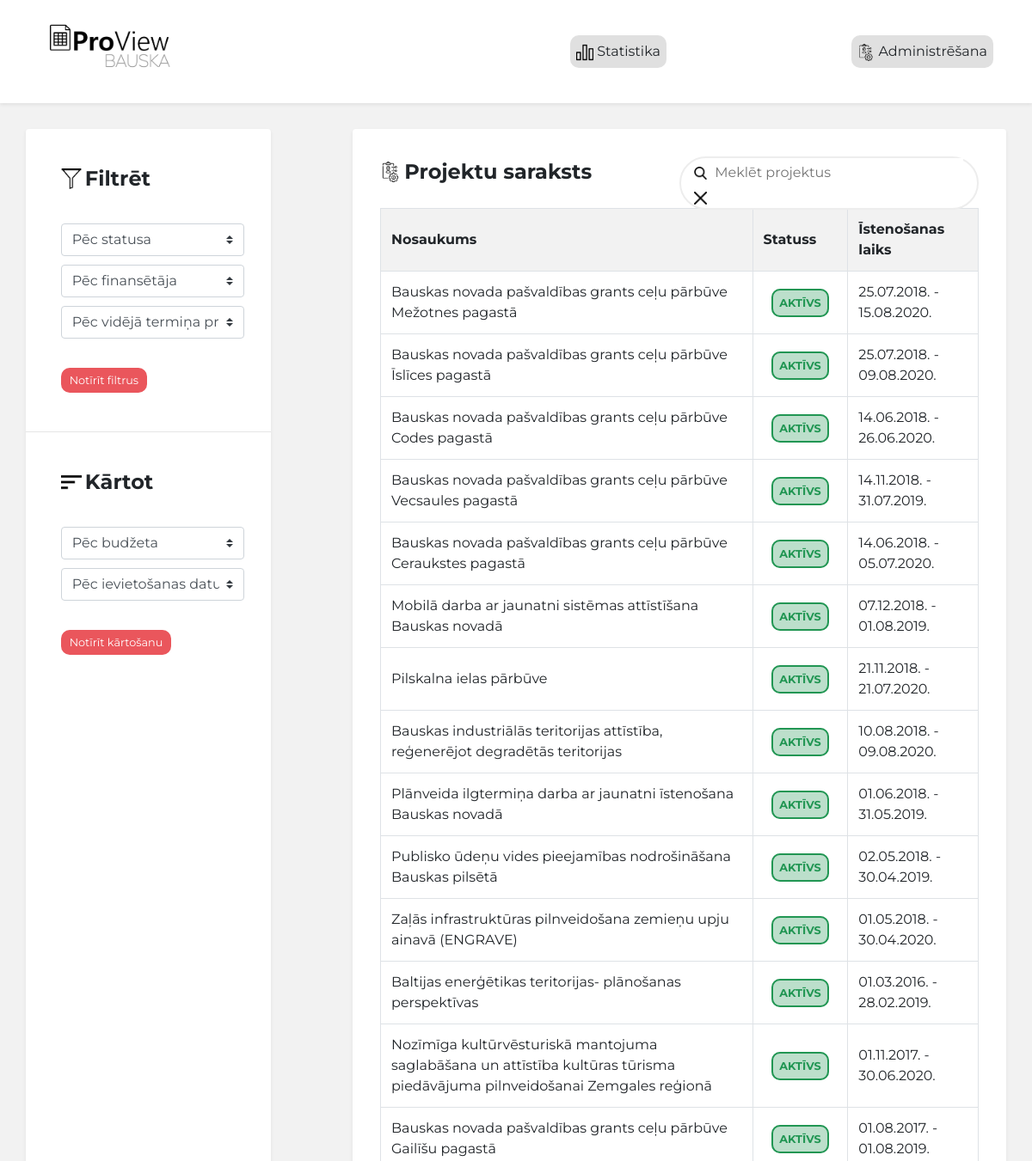
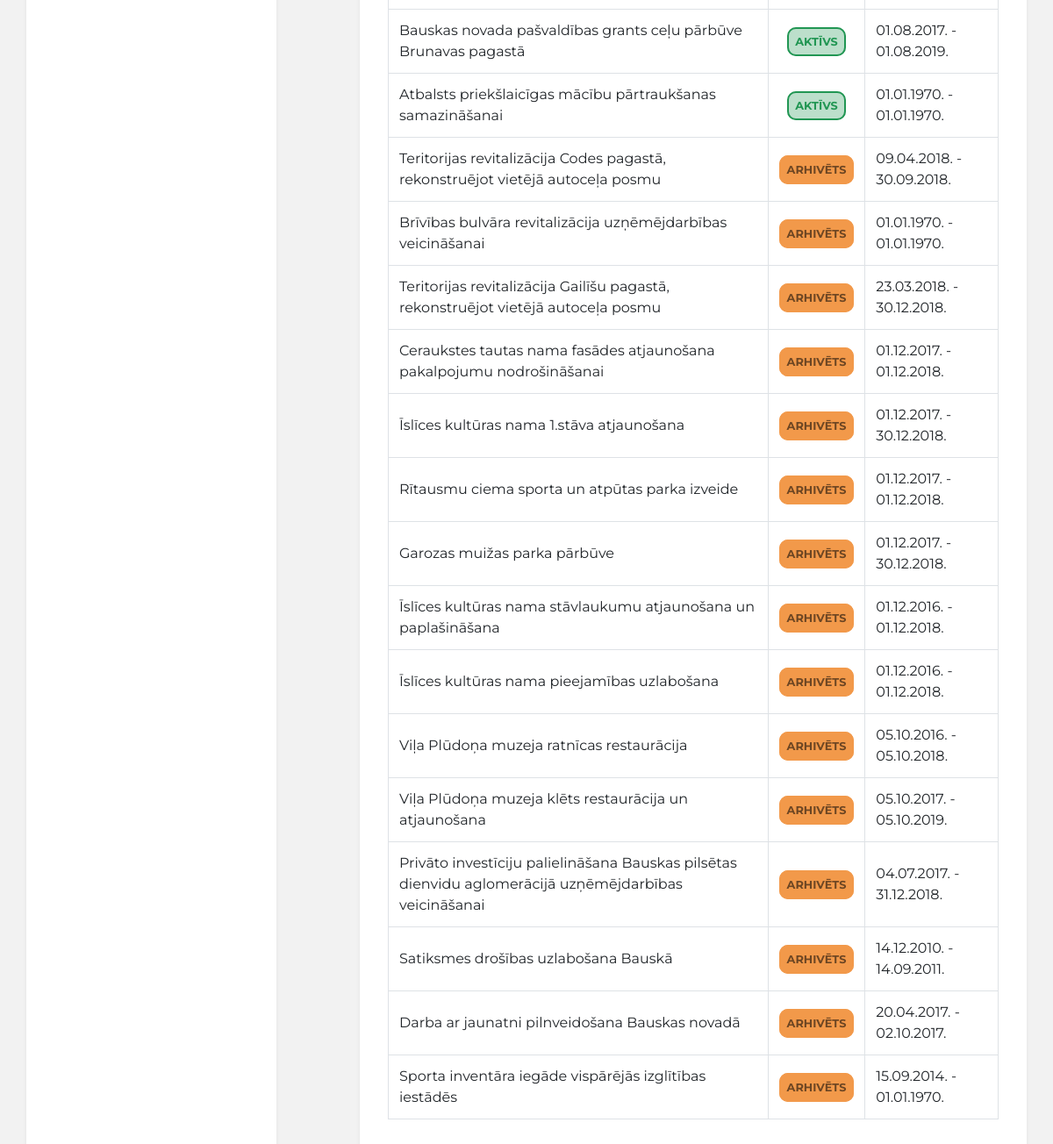
The page / on the database its author committed (2 pictures, top to bottom).
### tables this page shows
CREATE TABLE IF NOT EXISTS `projekti` (
  `ID` int(11) NOT NULL AUTO_INCREMENT,
  `Name` text NOT NULL,
  `Financer` text NOT NULL,
  `Status` text NOT NULL,
  `Category` text,
  `Number` text,
  `SAM` text,
  `Budget` bigint(11) DEFAULT NULL,
  `Purpose` text,
  `Activities` text,
  `StartDate` date DEFAULT NULL,
  `FinishDate` date DEFAULT NULL,
  `CoordinatorName` text,
  `CoordinatorContacts` text,
  `CoordinatorEmail` text,
  `BudgetSpent` bigint(11) DEFAULT '0',
  `Entry` datetime NOT NULL DEFAULT CURRENT_TIMESTAMP,
  PRIMARY KEY (`ID`),
  KEY `ID` (`ID`)
);

### functions/function.php (called while the page is built, shortened)
<?php
  require_once "connect.php";
  function getProjects($id) {
    global $mysqli;
    if($id){
      $query = "SELECT * FROM projekti WHERE ID = ".$id;
    } else {
      $query = "SELECT * FROM projekti";
    }
    $result = mysqli_query($mysqli, $query);
    if(!$id){
      return resultToArray($result);
    }else{
      return mysqli_fetch_assoc($result);
    };
  };
  function resultToArray($result){
    $array = array();
    while ($row = mysqli_fetch_assoc($result)) {
      $array[] = $row;
    };
    return $array;
  }
 ?>

### index.php (the view, shortened to what this page needs)
<!DOCTYPE html>
<html>
	<head>
		<?php session_start();
		if(!isset($_SESSION['UserData']['Username'])){
			$auth = false;
		}
		?>
		<link rel="stylesheet" href="https://stackpath.bootstrapcdn.com/bootstrap/4.3.1/css/bootstrap.min.css">
		<link rel="stylesheet" href="style.css">
		<?php
			require_once "functions/function.php";
			$projects = getProjects("");
		?>
	</head>
	<body>
		<header class="shadow-sm">
			<div class="container">
				<div class="row">
					<div class="col">
						<a class="header-logo" href="/">
							<img src="/ProView Bauska Logo - Final.png" class="header-logo" alt="Logo">
						</a>
					</div>
					<div class="col">
						<div class='header-right admin-button' onclick='window.location="/overallStatistics.php"'>
							<img src='Design/Icons/statistical.png' class='admin-icon' alt='Stats icon'>
							Statistika
						</div>
					</div>
					<div class="col">
						<?php if($auth){
							$link = 'window.location="/logout.php"';
							echo  "<div class='header-right admin-button' onclick='$link'>
									<img src='Design/Icons/logout.png' class='admin-icon' alt='Logout icon'>
									Iziet
						  			</div>";
						}else{
							$link = 'window.location="/login.php"';
							echo  "<div class='header-right admin-button' onclick='$link'>
									<img src='Design/Icons/management (1).png' class='admin-icon' alt='Management icon'>
									Administrēšana
						  			</div>";
						} ?>
					</div>
				</div>
		</header>
		<div class="container">
			<div class="row">
				<div class="col-md-3 shadow-sm p-3 mb-5 bg-white rounded no-margin">
					<div class="select-container">
						<div>
							<form method="post" id="filtering">
								<div class="title-container">
									<img src="Design/Icons/funnel-outline.png" class="img-style" alt="Funnel icon">
									<span class="title-style">Filtrēt</span>
								</div>
								<br>
								<select class="custom-select" size="1" name="status" onchange="filtersubmit()">
									<option value='' selected>Pēc statusa</option>
								</select>
								<select class="custom-select" size="1" name="financer" onchange="filtersubmit()">
									<option value='' selected>Pēc finansētāja</option>
								</select>
								<select class="custom-select" size="1" name="category" onchange="filtersubmit()">
									<option value='' selected>Pēc vidējā termiņa prioritātes</option>
								</select>
							</form>
							<br>
							<form method="post">
								<input type="submit" class="clear-button" value="Notīrīt filtrus">
							</form>
							<br>
						</div>
					</div>
					<hr>
					<div class="select-container">
						<div>
							<form method="post" id="sorting">
								<div class="title-container">
									<img src="Design/Icons/sort-button-with-three-lines.png" class="img-style" alt="Sort icon">
									<span class="title-style">Kārtot</span>
								</div>
								<br>
								<select class="custom-select" size="1" name="budgetsort" onchange="sortsubmit()">
									<option value='' selected>Pēc budžeta</option>
								</select>
								<select class="custom-select" size="1" name="entrysort" onchange="sortsubmit()">
									<option value='' selected>Pēc ievietošanas datuma</option>
								</select>
							</form>
							<br>
							<form method="post">
								<input type="submit" class="clear-button" value="Notīrīt kārtošanu">
							</form>
							<br>
							<br>
						</div>
					</div>
				</div>
				<div class="col-md-8 offset-md-1 shadow-sm p-3 mb-5 bg-white rounded table-column">
					<div class="container">
						<div class="row">
							<div class="col-sm align-self-start col2-style">
								<img src="Design/Icons/management (1).png" class="img-style" alt="Management icon">
								<span class="title-style">Projektu saraksts</span>
							</div>
							<div class="col-sm align-self-end col2-style">
								<form method="post">
									<div class="search-container">
										<img src="Design/Icons/search.png" class="search-icon" alt="Search icon">
										<input type="text" class="search-form" placeholder="Meklēt projektus" name="search" value="<?php echo isset($_POST['search']) ? $_POST['search'] : '' ?>" maxlength="65534">
										<img src="Design/Icons/clear.png" class="clear-icon" alt="Clear icon" onclick="clearsearch()">
									</div>
								</form>
							</div>
						</div>
					</div>
					<div class="table-responsive-sm">
						<table class="table table-bordered table-hover">
							<tr class="header">
								<th class="align-middle">Nosaukums</th>
								<th class="align-middle">Statuss</th>
								<th class="align-middle">Īstenošanas laiks</th>
							</tr>
							<?php
								for ($i = 0; $i<count($projects); $i++){
									echo "<tr class='entry'>";
									echo "<td class='align-middle' data-href='/individualAbout.php?id=".$projects[$i]["ID"]."'>", $projects[$i]["Name"], "</td>";
									switch ($projects[$i]["Status"]) {
										case 'Aktīvs':
											$background = "rgb(33, 150, 83, 0.3)";
											$border = "#219653";
											$color = "#219653";
											break;
										case 'Arhivēts':
											$background = "#F2994A";
											$border = "#F2994A";
											$color = "#6D4623";
											break;
									}
									echo "<td class='project-status align-middle text-center' data-href='/individualAbout.php?id=".$projects[$i]["ID"]."'><span class='status-text' style='background:" . $background . "; border: 2px solid " . $border . "; color: " . $color . "'>".$projects[$i]["Status"]."</span></td>";
									echo "<td class='align-middle' data-href='/individualAbout.php?id=".$projects[$i]["ID"]."'>".date("d.m.Y.", strtotime($projects[$i]["StartDate"])), " - ", date("d.m.Y.", strtotime($projects[$i]["FinishDate"])),"</td>";
									echo "</tr>";
								};
							?>
						</table>
					</div>
				</div>
			</div>
		</div>
	</body>
</html>

### style.css (style rules this page uses)
html, body { margin: 0; background: #F2F2F2; font-family: 'Montserrat', sans-serif; }
table .header { background: #F2F2F2; }
.table-column { padding: 2rem !important; }
td { cursor: pointer; }
.status-text { border-radius: 10px; font-size: 0.8rem; font-weight: bold; padding: 7px; text-transform: uppercase; }
.search-container { border: 2px solid #EDEDED; border-radius: 50px; }
.search-icon { margin-left: 15px; width: 15px; height: 15px; }
.clear-icon { margin-left: 15px; width: 15px; height: 15px; }
.search-form { border: none; padding: 5px; width: calc(100% - 50px); }
.col2-style { height: 40px; padding: 0; margin-bottom: 20px; }
.title-container { margin: 5px!important; margin-top: 40px!important; }
.title-style { font-weight: bold; font-size: 1.5rem; vertical-align: middle; }
.img-style { width: 1.5rem; height: 1.5rem; }
header { background: white; height: 120px; margin-bottom: 30px; }
header .container { height: inherit; }
header .container .row { height: inherit; }
header .col { height: inherit; position: relative; }
header .col div { position: absolute; top: 50%; transform: translate(0%, -50%); }
.header-right { right: 15px; }
.header-logo { height: inherit; }
.admin-button { background: #E0E0E0; border-radius: 10px; cursor: pointer; padding: 7px; }
.admin-icon { width: 20px; height: 20px; }
.select-container { width: 100%; }
.clear-button { color: white; background: #EA565C; border: none; border-radius: 10px; font-size: 0.8rem; margin: 5px; padding: 5px; padding-left: 10px; padding-right: 10px; }
.custom-select { margin: 5px; }
.select-container div { margin: 0 auto; width: 75%; }
.no-margin { padding: 0!important; }

### rows shown on the page
projekti: Name "Bauskas novada pašvaldības grants ceļu pārbūve Mežotnes pagastā", Status "AKTĪVS", StartDate "25.07.2018.", FinishDate "15.08.2020."
projekti: Name "Bauskas novada pašvaldības grants ceļu pārbūve Īslīces pagastā", Status "AKTĪVS", StartDate "25.07.2018.", FinishDate "09.08.2020."
projekti: Name "Bauskas novada pašvaldības grants ceļu pārbūve Codes pagastā", Status "AKTĪVS", StartDate "14.06.2018.", FinishDate "26.06.2020."
projekti: Name "Bauskas novada pašvaldības grants ceļu pārbūve Vecsaules pagastā", Status "AKTĪVS", StartDate "14.11.2018.", FinishDate "31.07.2019."
projekti: Name "Bauskas novada pašvaldības grants ceļu pārbūve Ceraukstes pagastā", Status "AKTĪVS", StartDate "14.06.2018.", FinishDate "05.07.2020."
projekti: Name "Mobilā darba ar jaunatni sistēmas attīstīšana Bauskas novadā", Status "AKTĪVS", StartDate "07.12.2018.", FinishDate "01.08.2019."
projekti: Name "Pilskalna ielas pārbūve", Status "AKTĪVS", StartDate "21.11.2018.", FinishDate "21.07.2020."
projekti: Name "Bauskas industriālās teritorijas attīstība, reģenerējot degradētās teritorijas", Status "AKTĪVS", StartDate "10.08.2018.", FinishDate "09.08.2020."
projekti: Name "Plānveida ilgtermiņa darba ar jaunatni īstenošana Bauskas novadā", Status "AKTĪVS", StartDate "01.06.2018.", FinishDate "31.05.2019."
projekti: Name "Publisko ūdeņu vides pieejamības nodrošināšana Bauskas pilsētā", Status "AKTĪVS", StartDate "02.05.2018.", FinishDate "30.04.2019."
projekti: Name "Zaļās infrastruktūras pilnveidošana zemieņu upju ainavā (ENGRAVE)", Status "AKTĪVS", StartDate "01.05.2018.", FinishDate "30.04.2020."
projekti: Name "Baltijas enerģētikas teritorijas- plānošanas perspektīvas", Status "AKTĪVS", StartDate "01.03.2016.", FinishDate "28.02.2019."
projekti: Name "Nozīmīga kultūrvēsturiskā mantojuma saglabāšana un attīstība kultūras tūrisma piedāvājuma pilnveidošanai Zemgales reģionā", Status "AKTĪVS", StartDate "01.11.2017.", FinishDate "30.06.2020."
projekti: Name "Bauskas novada pašvaldības grants ceļu pārbūve Gailīšu pagastā", Status "AKTĪVS", StartDate "01.08.2017.", FinishDate "01.08.2019."
projekti: Name "Bauskas novada pašvaldības grants ceļu pārbūve Brunavas pagastā", Status "AKTĪVS", StartDate "01.08.2017.", FinishDate "01.08.2019."
projekti: Name "Atbalsts priekšlaicīgas mācību pārtraukšanas samazināšanai", Status "AKTĪVS", StartDate "01.01.1970.", FinishDate "01.01.1970."
projekti: Name "Teritorijas revitalizācija Codes pagastā, rekonstruējot vietējā autoceļa posmu", Status "ARHIVĒTS", StartDate "09.04.2018.", FinishDate "30.09.2018."
projekti: Name "Brīvības bulvāra revitalizācija uzņēmējdarbības veicināšanai", Status "ARHIVĒTS", StartDate "01.01.1970.", FinishDate "01.01.1970."
projekti: Name "Teritorijas revitalizācija Gailīšu pagastā, rekonstruējot vietējā autoceļa posmu", Status "ARHIVĒTS", StartDate "23.03.2018.", FinishDate "30.12.2018."
projekti: Name "Ceraukstes tautas nama fasādes atjaunošana pakalpojumu nodrošināšanai", Status "ARHIVĒTS", StartDate "01.12.2017.", FinishDate "01.12.2018."
projekti: Name "Īslīces kultūras nama 1.stāva atjaunošana", Status "ARHIVĒTS", StartDate "01.12.2017.", FinishDate "30.12.2018."
projekti: Name "Rītausmu ciema sporta un atpūtas parka izveide", Status "ARHIVĒTS", StartDate "01.12.2017.", FinishDate "01.12.2018."
projekti: Name "Garozas muižas parka pārbūve", Status "ARHIVĒTS", StartDate "01.12.2017.", FinishDate "30.12.2018."
projekti: Name "Īslīces kultūras nama stāvlaukumu atjaunošana un paplašināšana", Status "ARHIVĒTS", StartDate "01.12.2016.", FinishDate "01.12.2018."
projekti: Name "Īslīces kultūras nama pieejamības uzlabošana", Status "ARHIVĒTS", StartDate "01.12.2016.", FinishDate "01.12.2018."
projekti: Name "Viļa Plūdoņa muzeja ratnīcas restaurācija", Status "ARHIVĒTS", StartDate "05.10.2016.", FinishDate "05.10.2018."
projekti: Name "Viļa Plūdoņa muzeja klēts restaurācija un atjaunošana", Status "ARHIVĒTS", StartDate "05.10.2017.", FinishDate "05.10.2019."
projekti: Name "Privāto investīciju palielināšana Bauskas pilsētas dienvidu aglomerācijā uzņēmējdarbības veicināšanai", Status "ARHIVĒTS", StartDate "04.07.2017.", FinishDate "31.12.2018."
projekti: Name "Satiksmes drošības uzlabošana Bauskā", Status "ARHIVĒTS", StartDate "14.12.2010.", FinishDate "14.09.2011."
projekti: Name "Darba ar jaunatni pilnveidošana Bauskas novadā", Status "ARHIVĒTS", StartDate "20.04.2017.", FinishDate "02.10.2017."
projekti: Name "Sporta inventāra iegāde vispārējās izglītības iestādēs", Status "ARHIVĒTS", StartDate "15.09.2014.", FinishDate "01.01.1970."
